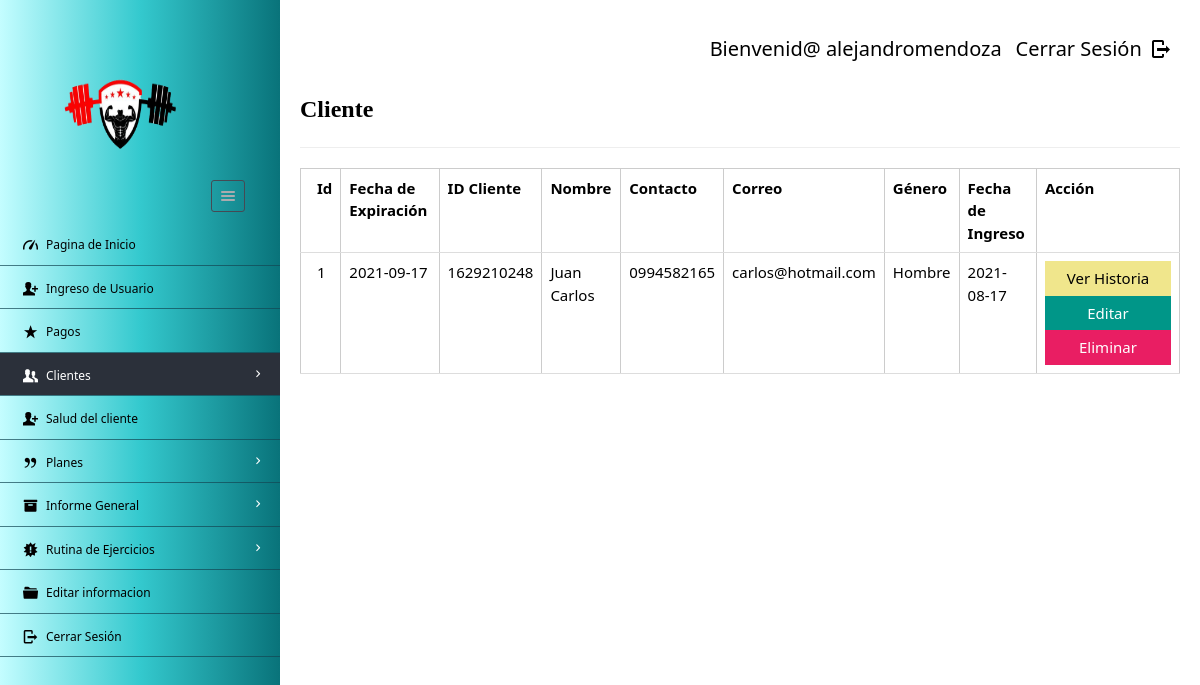
The app's page /dashboard/admin/view_mem.php (signed in) with its own data.
### tables this page shows
CREATE TABLE `enrolls_to` (
  `et_id` int(5) NOT NULL,
  `pid` varchar(8) NOT NULL,
  `uid` varchar(20) NOT NULL,
  `paid_date` varchar(15) DEFAULT NULL,
  `expire` varchar(15) DEFAULT NULL,
  `renewal` varchar(15) DEFAULT NULL
);

CREATE TABLE `users` (
  `userid` varchar(20) NOT NULL,
  `username` varchar(40) NOT NULL,
  `gender` varchar(8) NOT NULL,
  `mobile` varchar(20) NOT NULL,
  `email` varchar(20) NOT NULL,
  `dob` varchar(10) NOT NULL,
  `joining_date` varchar(10) NOT NULL
);

### dashboard/admin/view_mem.php (the view, shortened to what this page needs)
<?php
require '../../include/db_conn.php';
?>
<!DOCTYPE html>
<html lang="en">
<head>
    <link rel="stylesheet" href="../../css/style.css"  id="style-resource-5">
    <link rel="stylesheet" href="../../css/dashMain.css">
    <link rel="stylesheet" type="text/css" href="../../css/entypo.css">
	<link href="a1style.css" rel="stylesheet" type="text/css">
</head>
    <body class="page-body  page-fade" onload="collapseSidebar()">
    	<div class="page-container sidebar-collapsed" id="navbarcollapse">
		<div class="sidebar-menu">
			<header class="logo-env">
			<div class="logo">
				<a href="main.php">
					<img src="../../images/logo.png" alt="" width="192" height="80" />
				</a>
			</div>
					<div class="sidebar-collapse" onclick="collapseSidebar()">
				<a href="#" class="sidebar-collapse-icon with-animation">
					<i class="entypo-menu"></i>
				</a>
			</div>
			</header>
    		<?php include('nav.php'); ?>
    	</div>
    		<div class="main-content">
				<div class="row">
					<div class="col-md-6 col-sm-8 clearfix">
					</div>
					<div class="col-md-6 col-sm-4 clearfix hidden-xs">
					<ul class="list-inline links-list pull-right">
<li style="font-size: 20px;">Bienvenid@ <?php echo $_SESSION['full_name']; ?>
</li>
<li>
	<a style="font-size: 20px;" href="logout.php">
		Cerrar Sesión <i class="entypo-logout right"></i>
	</a>
</li>
</ul>
					</div>
				</div>
		<h3 class="a1-serif"><strong>Cliente</strong></h3>
		<hr />
		<table class="table table-bordered datatable a1-table-all" id="table-1" border=2>
			<thead>
				<tr><h2>
					<th>Id</th>
					<th>Fecha de Expiración</th>
					<th>ID Cliente</th>
					<th>Nombre</th>
					<th>Contacto</th>
					<th>Correo</th>
					<th>Género</th>
					<th>Fecha de Ingreso</th>
					<th>Acción</th></h2>
				</tr>
			</thead>
				<tbody>
						<?php
							$query  = "select * from users ORDER BY joining_date";
							$result = mysqli_query($con, $query);
							$sno    = 1;
							if (mysqli_affected_rows($con) != 0) {
							    while ($row = mysqli_fetch_array($result, MYSQLI_ASSOC)) {
							        $uid   = $row['userid'];
							        $query1  = "select * from enrolls_to WHERE uid='$uid' AND renewal='yes'";
							        $result1 = mysqli_query($con, $query1);
							        if (mysqli_affected_rows($con) == 1) {
							            while ($row1 = mysqli_fetch_array($result1, MYSQLI_ASSOC)) {
							                echo "<tr><td>".$sno."</td>";
							                echo "<td>" . $row1['expire'] . "</td>";
							                echo "<td>" . $row['userid'] . "</td>";
							                echo "<td>" . $row['username'] . "</td>";
							                echo "<td>" . $row['mobile'] . "</td>";
							                echo "<td>" . $row['email'] . "</td>";
							                echo "<td>" . $row['gender'] . "</td>";
							                echo "<td>" . $row['joining_date'] ."</td>";
							                $sno++;
							                echo "<td><form action='read_member.php' method='post'><input type='hidden' name='name' value='" . $uid . "'/><input type='submit' class='a1-btn a1-khaki' id='button1' value='Ver Historia ' class='btn btn-success'/></form><form action='edit_member.php' method='post'><input type='hidden'  name='name' value='" . $uid . "'/><input type='submit' class='a1-btn a1-teal' id='button1' value='Editar' class='btn btn-info'/></form><form action='del_member.php' method='post' onsubmit='return ConfirmDelete()'><input type='hidden' name='name' value='" . $uid . "'/><input type='submit' value='Eliminar' width='20px' id='button1' class='a1-btn a1-pink'/></form></td></tr>";
							            }
							        }
							    }
							}
						?>
					</tbody>
				</table>
    	</div>
    </body>
</html>

### css/style.css (style rules this page uses)
html { font-size: 62.5%; font-family: sans-serif; }
div { display: block; }
body { font-family: "Noto Sans", sans-serif, "Helvetica Neue", Helvetica, Arial, sans-serif; font-size: 12px; line-height: 1.428571429; display: block; margin: 0; }
*, *:before, *:after { box-sizing: border-box; }
a { text-decoration: none; background: transparent; }
img { vertical-align: middle; }
img { border: 0; }
.logo img { width: 220px; height: 200px; }
input, button, select, textarea { font-family: inherit; font-size: inherit; line-height: inherit; }
button, input { line-height: normal; }
button, input, select, textarea { font-family: inherit; font-size: 100%; margin: 0; }
input { background-color: white; cursor: text; padding: 1px; border-width: 2px; border-style: inset; border-color: initial; border-image: initial; }
input, textarea, select, button { text-rendering: auto; color: initial; letter-spacing: normal; word-spacing: normal; text-transform: none; text-indent: 0px; text-shadow: none; display: inline-block; text-align: start; margin: 0em; font: 400 13.3333px Arial; }
button, html input[type="button"], input[type="reset"], input[type="submit"] { cursor: pointer; }
a { color: #373e4a; text-decoration: none; }
a { background: transparent; }
a { color: #373e4a; }
.page-container { position: relative; padding-left: 280px; }
.page-container .sidebar-menu { position: absolute; width: 280px; top: 0; left: 0; bottom: 0; background: #0F2027; background: -webkit-linear-gradient(to right, #bfffff, #3fc9ce, #0a6981); background: linear-gradient(to right, #c4fdff, #34c9ce, #09737a); color: #aaabae; z-index: 1; min-height: 796px; box-sizing: border-box; }
.page-container .sidebar-menu .logo-env { width: 100%; padding: 35px; padding-bottom: 10px; box-sizing: border-box; }
.page-container .sidebar-menu .logo-env:before, .page-container .sidebar-menu .logo-env:after { content: " "; display: table; }
.page-container .sidebar-menu .logo-env > div { display: block; vertical-align: middle; white-space: nowrap; float: left; }
.page-container .sidebar-menu .logo-env > div > a { display: inline-block; color: #aaabae; }
.page-container .sidebar-menu .logo-env > div.sidebar-collapse, .page-container .sidebar-menu .logo-env > div.sidebar-mobile-menu { position: relative; float: right; }
.page-container .sidebar-menu .logo-env > div.sidebar-collapse a, .page-container .sidebar-menu .logo-env > div.sidebar-mobile-menu a { display: inline-block; border: 1px solid #454a54; text-align: center; padding: 0; line-height: 1; font-size: 20px; font-weight: 300; padding: 5px 2px; background-clip: padding-box; border-radius: 3px; transition: all 200ms ease-in-out; }
.page-container .sidebar-menu .logo-env .logo img { width: 180px; height: 150px; }
.page-container .sidebar-menu .logo-env:after { clear: both; }
ul, ol { margin-top: 0; margin-bottom: 8.5px; }
ul, menu, dir { display: block; list-style-type: disc; }
li { display: list-item; }
i, cite, em, var, address, dfn { font-style: italic; }

### css/entypo.css (style rules this page uses)
[class^="entypo-"]:before, [class*=" entypo-"]:before { font-family: "entypo"; font-style: normal; font-weight: normal; speak: none; display: inline-block; text-decoration: inherit; width: 1em; margin-right: .2em; text-align: center; font-variant: normal; text-transform: none; line-height: 1em; margin-left: .2em; }
.entypo-menu:before { content: '\e811'; }
.entypo-logout:before { content: '\e85d'; }

### dashboard/admin/view_mem.php (style rules this page uses)
#button1 { width:126px; }

### records on screen
enrolls_to: expire "2021-09-17", uid.userid "1629210248", uid.username "Juan Carlos", uid.mobile "0994582165", uid.email "carlos@hotmail.com", uid.gender "Hombre", uid.joining_date "2021-08-17"

### other values on screen
$_SESSION['full_name'] "alejandromendoza"
